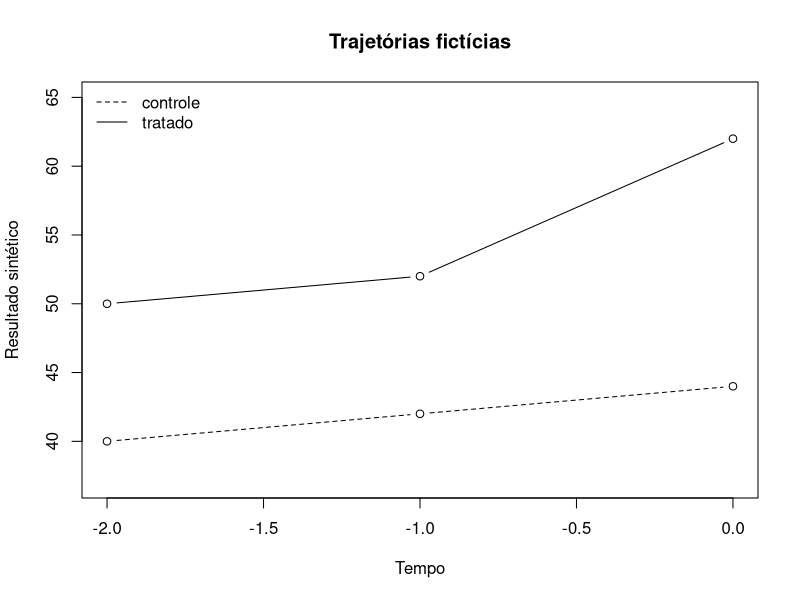

Reproduce this figure in R.
# Aula 06, R base, amostra 100% sintética versionada
d <- read.csv("dados/amostras/aula_06/painel_ficticio.csv")
stopifnot(nrow(d)==24L, length(unique(d$id))==8L, all(table(d$id)==3L), !anyNA(d))
d$grupo <- factor(d$grupo, levels=c("controle","tratado"))
s <- subset(d,tempo %in% c(-1L,0L))
m <- aggregate(resultado~grupo+post,s,mean)
print(m)
media <- function(g,p) m$resultado[m$grupo==g & m$post==p]
did <- (media("tratado",1)-media("tratado",0))-(media("controle",1)-media("controle",0))
stopifnot(isTRUE(all.equal(unname(did),8)))
print(did)
fit <- lm(resultado~grupo*post,data=s)
print(coef(fit))
stopifnot(isTRUE(all.equal(unname(coef(fit)["grupotratado:post"]),8)))
pre <- subset(d,tempo %in% c(-2L,-1L))
pre$post_falso <- as.integer(pre$tempo==-1L)
placebo <- coef(lm(resultado~grupo*post_falso,data=pre))["grupotratado:post_falso"]
stopifnot(abs(placebo)<1e-10)
print(placebo)
print(aggregate(resultado~grupo+tempo,d,mean))
plot(NA,xlim=c(-2,0),ylim=range(d$resultado),xlab="Tempo",ylab="Resultado sintético",main="Trajetórias fictícias")
for(g in levels(d$grupo)){a<-aggregate(resultado~tempo,subset(d,grupo==g),mean);lines(a$tempo,a$resultado,type="b",lty=if(g=="tratado")1 else 2)}
legend("topleft",legend=levels(d$grupo),lty=c(2,1),bty="n")
